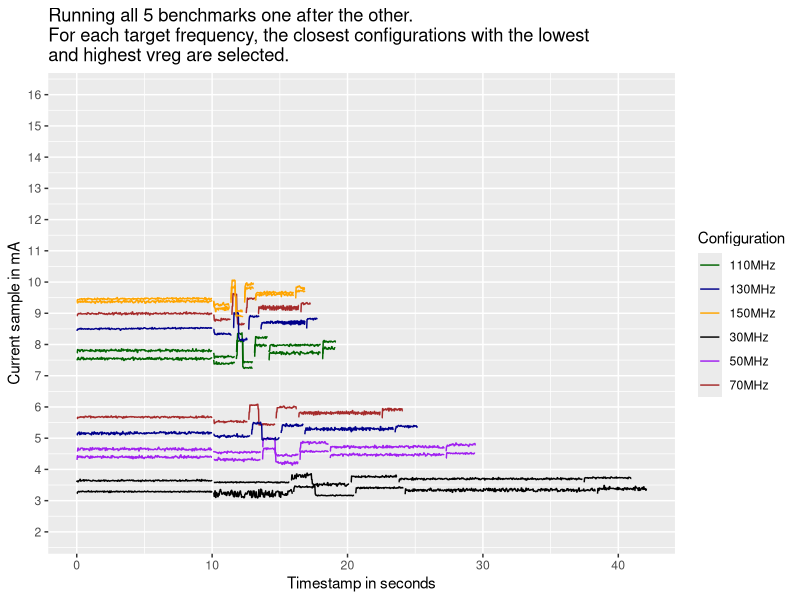

Here is the R script that generated this plot:
library("ggplot2")
library("dplyr")
library(rlang)

df <- read.csv("pll_pairs_freqs_090V.csv")
#df <- df %>%
#  mutate(
#    x_range = cut(
#      expe_num,
#      breaks = c(0, 15, 30),   # upper bound is exclusive by default
#      right = FALSE,              # [0,15), [15,30), ...
#      labels = c("non trimmed", "trimmed")
#    )
#  )
df <- df %>%
  mutate(
    legend_group = case_when(
      expe_num %in% c(0:5, 6:11)   ~ "30MHz",
      expe_num %in% c(12:17, 18:23)   ~ "50MHz",
      expe_num %in% c(24:29, 30:35)   ~ "70MHz",
      expe_num %in% c(36:41, 42:47)   ~ "110MHz",
      expe_num %in% c(48:53, 54:59)   ~ "130MHz",
      expe_num %in% c(60:65, 66:71)   ~ "150MHz",
      expe_num %in% c(72:77, 78:83)   ~ "11MHz"
    )
  )

# If experiments are chained, the timestamp is not valid anymore. Values have to be grouped and plotted according to row number 
#df <- df %>%
#	group_by(legend_group) %>%
#	arrange(legend_group) %>%
#	mutate(index = row_number()) %>%
#	ungroup()

#df <- df %>% filter(expe_num > 3)
p <- ggplot(df, aes(x = current_timestamp, y = current_sample, color=legend_group, group=factor(expe_num))) +
	geom_line(na.rm = TRUE) +
	scale_y_continuous(limits=c(2, 16), n.breaks=15) +
	#geom_hline(yintercept = median(df[df$expe_num == 0,]$current_sample, na.rm = TRUE), color = "red") +
	#facet_wrap(~ x_range) +
	labs(title = "Running all 5 benchmarks one after the other. \nFor each target frequency, the closest configurations with the lowest \nand highest vreg are selected.", x = "Timestamp in seconds", y = "Current sample in mA") +
  scale_color_manual(
		name = "Configuration",
    values = c(
      "30MHz"      = "black",
      "50MHz"      = "purple",
      "70MHz"      = "brown",
      "110MHz"      = "dark green",
      "130MHz"      = "dark blue",
      "150MHz"      = "orange",
      "11MHz"      = "dark grey"
    )
  )
ggsave("pll_pairs_freqs_090V.pdf", plot=p)
